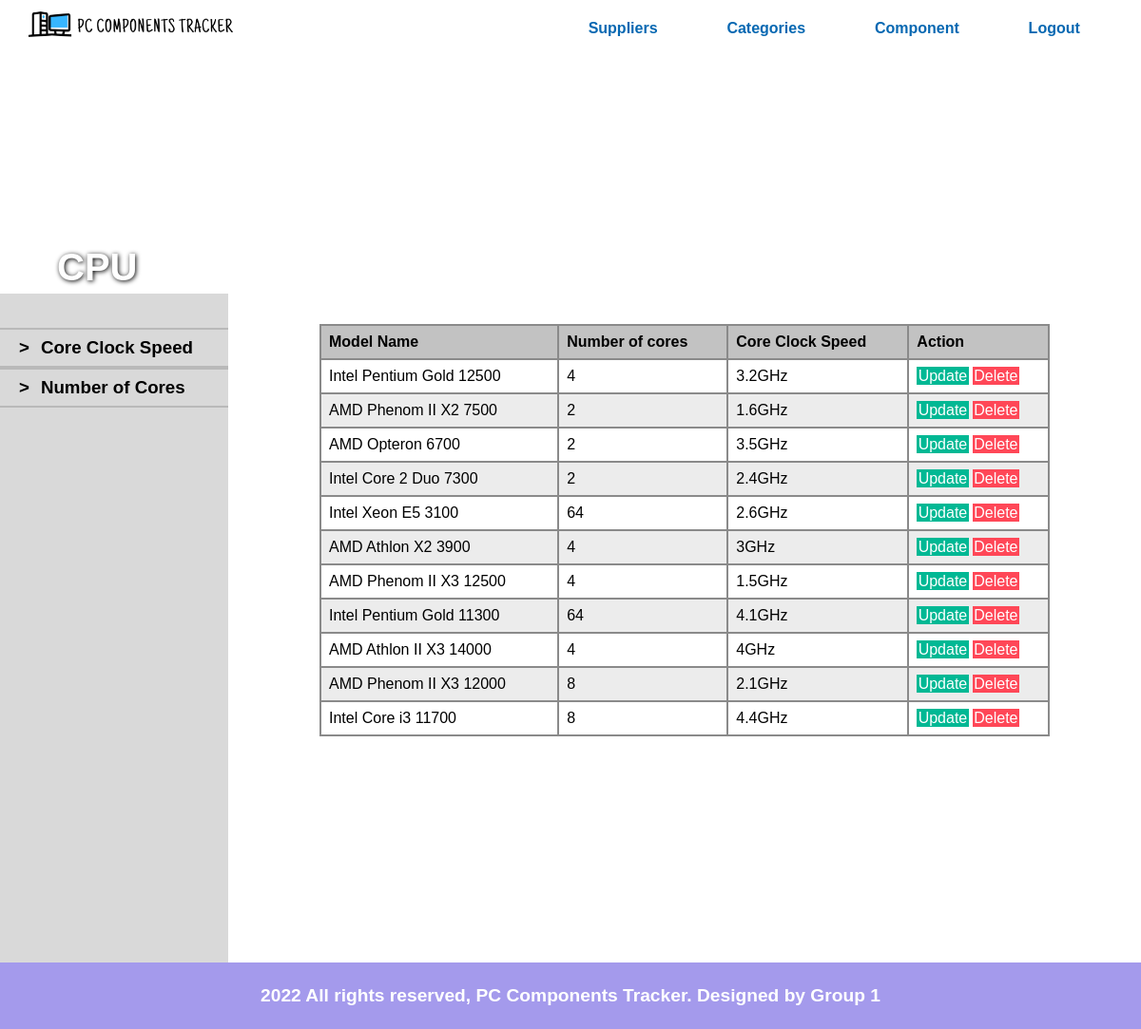
The page /admin/manage-CPU.php on the database its author committed.
### tables this page shows
CREATE TABLE Cpu
(partid INT NOT NULL,
coreclock DOUBLE NOT NULL,
coresnumber INT NOT NULL,
brandname CHAR(100) NOT NULL,
PRIMARY KEY (partid) );

### admin/manage-CPU.php (the view, shortened to what this page needs)
<?php include('partials/manage-header.php'); ?>
    <div class="product-banner">
        <div class="product-banner-text">
            <h1>CPU</h1>
        </div>
    </div>
    <section class="product-main-content">
        <div class="filter-selection">
            <div class="filter">
                <h3>></h3>
                <h3>Core Clock Speed</h3>
            </div>
            <div class="filter">
                <h3>></h3>
                <h3>Number of Cores</h3>
            </div>
        </div>
        <div class="results-section">
            <table>
                <tr>
                    <th>Model Name</th>
                    <th>Number of cores</th>
                    <th>Core Clock Speed</th>
                    <th>Action</th>
                </tr>
                <?php
                    $sql = "SELECT * FROM cpu";
                    $conn = OpenCon();
                    $result = mysqli_query($conn, $sql) or die(mysqli_error($conn));
                    if ($result == TRUE) {
                        $numRows = mysqli_num_rows($result);
                        if ($numRows > 0) {
                            while ($rows = mysqli_fetch_assoc($result)) {
                                $id = $rows['partid'];
                                $model = $rows['brandname'];
                                $cores = $rows['coresnumber'];
                                $core_speed = $rows['coreclock'];
                                ?>
                                <tr>
                                    <td><?php echo $model; ?></td>
                                    <td><?php echo $cores; ?></td>
                                    <td><?php echo $core_speed; ?>GHz</td>
                                    <td>
                                        <a href="../admin/add-CPU.php?type=update&id=<?php echo $id; ?>" class="btn-secondary">Update</a>
                                        <a href="../admin/delete/delete-CPU.php?id=<?php echo $id; ?>" class="btn-danger">Delete</a>
                                    </td>
                                </tr>
                                <?php
                            }
                        }
                    }
                ?>
            </table>
        </div>
    </section>
<?php include('partials/footer.php'); ?>

### css/MBstyle.css (style rules this page uses)
* { margin: 0 0; padding: 0 0; font-family: Arial, Helvetica, sans-serif; }
.product-banner-text h1 { color: white; font-size: 2.5rem; }
.filter h3 { padding-left: 12px; }
.product-banner { height: 250px; overflow: hidden; position: relative; }
.product-banner-text { position: absolute; bottom: 2%; left: 5%; text-shadow: 1px 1px 5px black; }
.product-main-content { display: flex; }
.filter-selection { width: 20%; padding-top: 36px; background-color: #d9d9d9; }
.filter { display: flex; padding: 8px; padding-left: 8px; border-bottom: 2px solid #b9b9b9; border-top: 2px solid #b9b9b9; }
.results-section { width: 80%; padding-top: 32px; padding-bottom: 32px; min-height: 80vh; }
.results-section table { border-collapse: collapse; width: 80%; margin: auto; }
.results-section td, th { font-size: 0.25 rem; border: 2px solid #8a8a8a; text-align: left; padding: 8px; }
.results-section th { background-color: #c2c2c2; }
.results-section tr:nth-child(odd) { background-color: #ececec; }

### css/util.css (style rules this page uses)
.btn-secondary { background-color: #00b894; padding: 1%; color: white; text-decoration: none; }
.btn-danger { background-color: #ff4757; padding: 1%; color: white; text-decoration: none; }

### rows shown on the page
cpu: brandname "Intel Pentium Gold 12500", coresnumber "4", coreclock "3.2"
cpu: brandname "AMD Phenom II X2 7500", coresnumber "2", coreclock "1.6"
cpu: brandname "AMD Opteron 6700", coresnumber "2", coreclock "3.5"
cpu: brandname "Intel Core 2 Duo 7300", coresnumber "2", coreclock "2.4"
cpu: brandname "Intel Xeon E5 3100", coresnumber "64", coreclock "2.6"
cpu: brandname "AMD Athlon X2 3900", coresnumber "4", coreclock "3"
cpu: brandname "AMD Phenom II X3 12500", coresnumber "4", coreclock "1.5"
cpu: brandname "Intel Pentium Gold 11300", coresnumber "64", coreclock "4.1"
cpu: brandname "AMD Athlon II X3 14000", coresnumber "4", coreclock "4"
cpu: brandname "AMD Phenom II X3 12000", coresnumber "8", coreclock "2.1"
cpu: brandname "Intel Core i3 11700", coresnumber "8", coreclock "4.4"
